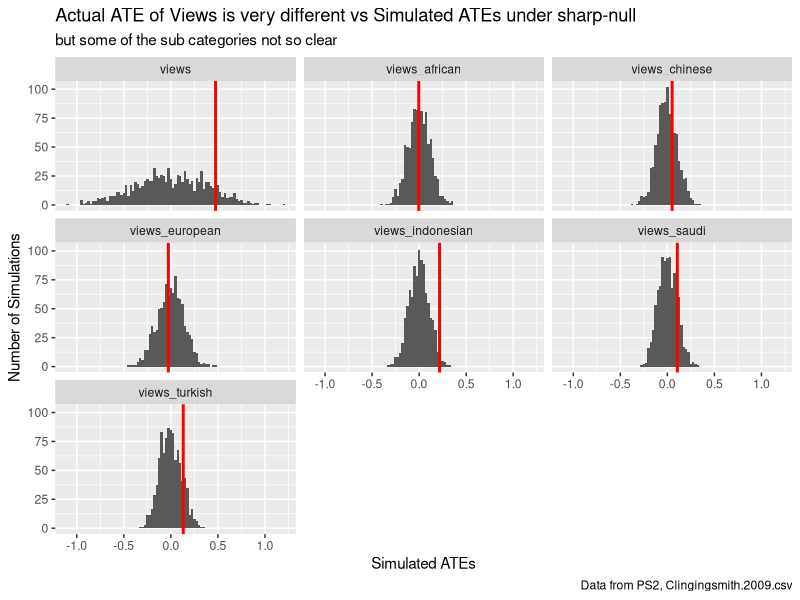

Generate this figure with R:
## ---- chunk 1
library(tidyverse)
library(assertthat)
library(here)
## ---- chunk 2
set.seed(232354)
## ---- chunk 3
# for scope control
q01 <- list()

q01$data <- read_csv(here::here("data", "raw", "ps2", "Clingingsmith.2009.csv")) %>% 
    rowid_to_column("ID")
## ---- chunk 4
q01$data %>% head()

# checks that we loaded the right csv
assert_that(q01$data %>% nrow() == 958)

# checks that the views columns is the rowSum of the other views columns
temp <- q01$data %>% 
    select(starts_with("views_")) %>% 
    rowSums()
assert_that(
    (temp == q01$data$views) %>% unique() == TRUE
)
## ---- chunk 5
# when given the clsm data, calculates the ATE for every view
q01_calc_ates <- function (dt) {
    dt <- dt %>% 
        select(success, starts_with("view")) %>% 
        group_by(success) %>% 
        summarize_all(list(mean))

    dt <- dt %>% 
        gather(starts_with("views"), key = "vw", value = "val") %>% 
        spread(key = success, value = val)
    
    dt <- dt %>% 
        mutate(ate = `1` - `0`) %>% 
        select(vw, ate)
    
    return(dt)
}
q01$ates <- q01_calc_ates(q01$data)
## ---- chunk 6
# given the clsm data, runs n number of simulations
q01_sim_n <- function(dt, n) {
    
    # helper function to sim assignment to treatment by simple random assignment
    simpl_rand_assign <- function (xt) {
        # simple random assignment to treatment or control. R
        # Reuses the view variable because that is the treatment indicator variable expected by the q01_calc_ates function
        xt <- xt %>% 
            select(starts_with("view")) %>% 
            mutate(success = rbinom(nrow(xt),1,.5))
        return(xt)
    }
    
    # creates a nested table of clsm data, one row per sim    
    dt <- dt %>% 
        select(success, starts_with("views"))
    
    sims <- seq(1,n,1) %>% 
        tibble() %>% 
        set_names(nm = "sim_id")
    
    sims <- sims %>% 
        crossing(dt) %>%
        group_by(sim_id) %>% 
        nest(.key="sim_data")
    
    # runs each sim data through simple random assignments
    sims <- sims %>% 
        mutate(sim_data = map(sim_data, simpl_rand_assign))
    
    # runs each sim data through the ate calculations
    sims <- sims %>%
        mutate(sim_ates = map(sim_data, q01_calc_ates))
    
    return(sims)
}
## ---- chunk 7
# unnests table of ATEs for each view and sim_id
q01$sim_ates <- q01$data %>% 
    q01_sim_n(1000) %>% 
    select(sim_id, sim_ates) %>% 
    unnest()
## ---- chunk 8
# checks that each simulation has the same number of ATEs as the actual ATEs
assert_that(
    q01$sim_ates %>% count(sim_id) %>% .$n %>% unique() == q01$ates %>% nrow()
)
## ---- chunk 9
# given simulated and actual ATEs, calculates where 
# the simulated ATE is greater than or equal to the actual ATE, 
# and the absolute value of the simulated ATE is greater than or equal to the absoluate value of the actual ATE
# for every view-ATE
q01$res <- inner_join(q01$ates, q01$sim_ates, by = "vw", suffix = c("_actual", "_sim")) %>%
        mutate(
            gte = (ate_sim >= ate_actual)
            , gte_abs = (abs(ate_sim) >= abs(ate_actual)) 
        ) %>% 
        select(vw, sim_id, ate_sim, ate_actual, gte, gte_abs) %>% 
        arrange(vw, sim_id)
## ---- chunk 10
# visual aid to see what the sampling distribution of the sims are like, vs the actual ATE
q01$res %>% 
    ggplot(mapping = aes(x = ate_sim)) +
    geom_histogram(binwidth = 0.025) +
    geom_vline(mapping = aes(xintercept = ate_actual), color = "red", size = 1) +
    facet_wrap(vars(vw))+
    labs(
        title = "Actual ATE of Views is very different vs Simulated ATEs under sharp-null"
        , subtitle = "but some of the sub categories not so clear"
        , caption = "Data from PS2, Clingingsmith.2009.csv"
        , x = "Simulated ATEs"
        , y = "Number of Simulations"
    )
## ---- chunk 11
# counts the gte, abs gte, and the implied p-values
q01_count_gte <- function (dt) {
    res_ttl <- dt %>% 
        count(vw) %>% 
        rename("num_sims" = n)
    
    res_gte <- dt %>% 
        count(vw, gte) %>% 
        spread(key = gte, value = n, fill = 0) %>% 
        rename("sim_gte_actual" = `TRUE`, "sim_lt_actual" = `FALSE`) 
    
    res_gte_abs <- dt %>% 
        count(vw, gte_abs) %>% 
        spread(key = gte_abs, value = n, fill = 0) %>%
        rename("sim_abs_gte_actual_abs" = `TRUE`, "sim_abs_lt_actual_abs" = `FALSE`)
    
    res <- plyr::join_all(list(res_ttl, res_gte, res_gte_abs), by="vw")
    
    res <- res %>% 
        mutate(
            p_val_ot = (sim_gte_actual / num_sims)
            , p_val_tt = (sim_abs_gte_actual_abs / num_sims)
        ) %>% 
        select(vw, num_sims, sim_gte_actual, p_val_ot, sim_abs_gte_actual_abs, p_val_tt)
    
    return(res)
}
q01$res_counts <- q01_count_gte(q01$res)
## ---- chunk 12
